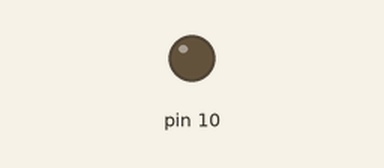
Bench run of a sketch on a simulated Arduino Uno, built with avr-gcc and run on an emulated ATmega328P. Shown: output pins drawn as LEDs (lit = HIGH).

Above: at 0.15 s.
At 39.84 s:
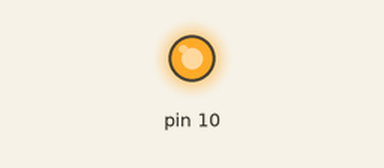
Timing chart, 0 to 40.0 s (numbered marks = the images above):
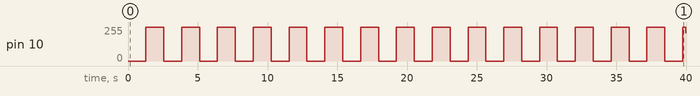

The sketch:

analog_write.ino
```cpp
void setup() {
  // put your setup code here, to run once:
Serial.begin(9600);
}

void loop() {
 for(int i=0; i<=255; i++)
  {
    analogWrite(10, i);
    delay(5);
   // for (int j=0; j<=255;j++)
    ///{analogWrite(8, j);
  //delay(5);
//}
  }

 for( int i=255;i>=0;i--)
  {
  analogWrite(10, i);
delay(5);
}

  // put your main code here, to run repeatedly:

}
```

Measured:
- by itself, pin 10: 0/255 → 255/255 at 1.3 s, → 0/255 1.3 s later, → 255/255 1.3 s later, → 0/255 1.3 s later, … (32 changes in this stretch)
